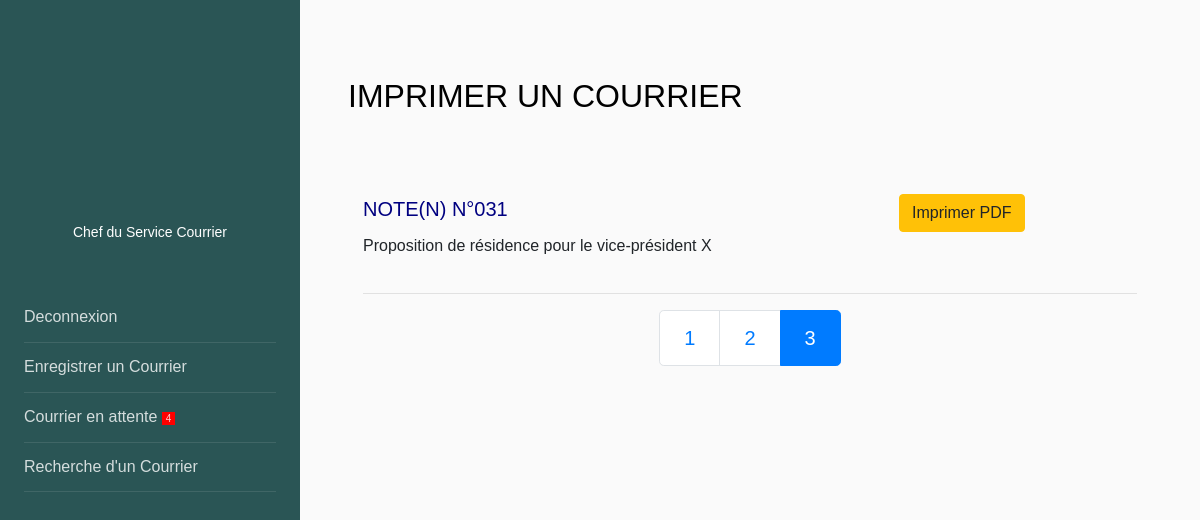
The app's page //?page=3, older data.
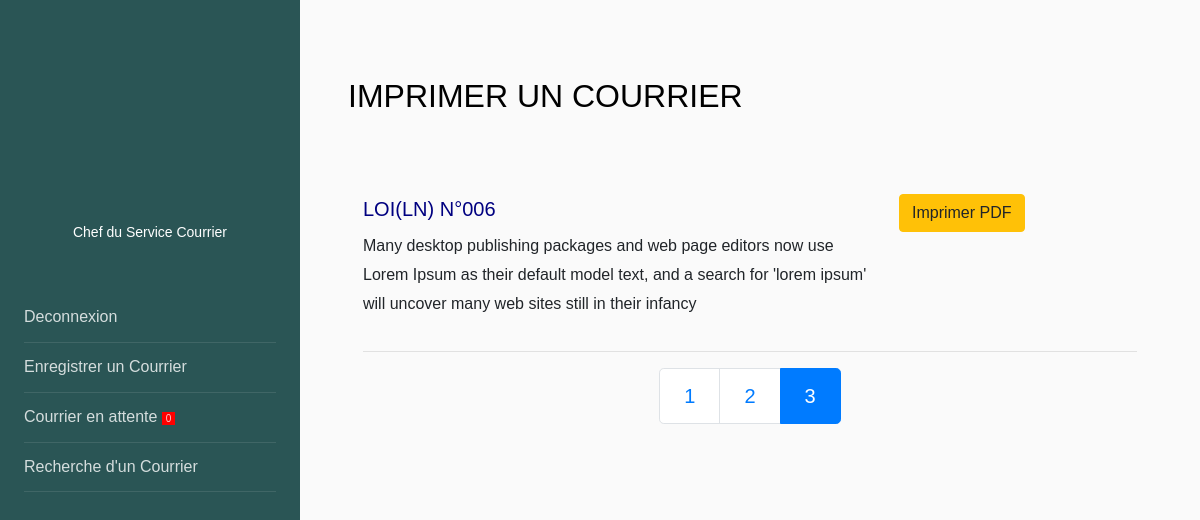
The same page, newer data.
### senat/models.py (models this page shows, shortened)
class Courrier(models.Model):
    transmetteur = models.CharField(max_length=150, choices=EMETTEUR)
    recepteur = models.CharField(max_length=100, choices=RECEPTEUR)
    types = models.CharField(max_length=100, choices=TYPES_COURRIERS)
    structure = models.CharField(max_length=100, choices=STRUCTURE, null=True, blank=True)
    code = models.CharField(max_length=100, null=False, blank=False)
    annee = models.CharField(max_length=100, null=True, blank=True)
    date = models.DateField(blank=True, null=True)
    objet = models.CharField(max_length=10000, null=False, blank=False)
    service_traitement = models.CharField(max_length=150, choices=SERVICE_TRAITEMENT)
    mention = models.CharField(max_length=100, choices=MENTION, null=True, blank=True)
    is_active = models.BooleanField(default=True)
    created_at = models.DateTimeField(auto_now_add=True)
    class Meta:
        db_table = "courrier"

### senat/views.py (the view)
# urls.py: path('/', views.list_courrier, name='list_courrier'),
def list_courrier(request):
    courrier = Courrier.objects.filter(mention="ETUDE ET COMPTE RENDU", is_active=True)
    count_courrier = courrier.count()
    courriers = Courrier.objects.all()
    page = request.GET.get('page')
    num_of_items = 3
    paginator = Paginator(courriers, num_of_items)
    try:
        courriers = paginator.page(page)
    except PageNotAnInteger:
        page = 1
        courriers = paginator.page(page)
    except EmptyPage:
        page = paginator.num_pages
        courriers = paginator.page(page)
    return render(request, 'liste_courrier.html', {'courriers': courriers, 'count_courrier': count_courrier, 'paginator': paginator})

### senat/templates/liste_courrier.html (shortened to what this page needs)
{% load static %}
{% load crispy_forms_tags %}
<!DOCTYPE html>
<html>
<head>
<link rel="stylesheet" href="https://stackpath.bootstrapcdn.com/font-awesome/4.7.0/css/font-awesome.min.css">
<link rel="stylesheet" href="https://stackpath.bootstrapcdn.com/bootstrap/4.3.1/css/bootstrap.min.css">
</head>
<body>
<div class="wrapper d-flex align-items-stretch">
    <nav id="sidebar">
        <div class="p-4 pt-5">
            <a href="#" class="img logo rounded-circle mb-3" style="background-image: url(http://frontendfreecode.com/img/user.jpg);"></a>
            <p class="text-center"> <br> Chef du Service Courrier</p>
            <ul class="list-unstyled components mb-5 mt-5">
                <li>
                    <a href="{% url 'account:index' %}">Deconnexion</a>
                </li>
                <li>
                    <a href="{% url 'senat:chef_service' %}">Enregistrer un Courrier</a>
                </li>
                <li>
                    <a href="{% url 'senat:courrier_attente' %}">Courrier en attente <span style="font-size:10px; border: 1px solid red; padding-left: 3px; padding-right: 3px; border-radius: %; background-color: red">{{ count_courrier }}</span></a>
                </li>
                <li>
                    <a href="{% url 'senat:search_chef' %}">Recherche d'un Courrier </a>
                </li>
            </ul>
        </div>
    </nav>
    <div id="content" class="p-4 p-md-5 ">
        <h2 class="mb-4 mt-4">IMPRIMER UN COURRIER</h2>
    <br><br>
            <div class="container">
                {% for courrier in courriers %}
                <div class="row">
                    <div class="col-md-8">
                        <h5 style="color:Navy;">{{courrier.types}} N°{{courrier.code}}</h5><p style="font-size: 16px">{{courrier.objet}}</p>
                    </div>
                    <div class="col-md-4">
                        <a href="df/{{courrier.pk}}" target="_blank" class="btn btn-warning">Imprimer PDF</a>
                    </div>
                </div>
                <hr>
                {% endfor %}
            </div>
                <nav aria-label="Page navigation conatiner">
                    <ul class="pagination pagination-lg" style="justify-content: center">
                        {% for page in paginator.page_range %}
                            {% if page == courriers.number %}
                                <li class="page-item active" arria-current="page">
                                    <span class="page-link">{{page}}</span>
                                </li>
                            {% else %}
                                <li class="page-item">
                                    <a href="?page={{page}}" class="page-link">{{ page }}</a>
                                </li>
                            {% endif %}
                        {% endfor %}
                    </ul>
                </nav>
                </div>
    </div>
</body>
</html>

### senat/templates/liste_courrier.html (style rules this page uses)
body { font-family: "Poppins", Arial, sans-serif; font-size: 14px; line-height: 1.8; font-weight: normal; background: #fafafa; }
a { -webkit-transition: 0.3s all ease; -o-transition: 0.3s all ease; transition: 0.3s all ease; color: #fff; }
h1, h2, h3, h4, h5, .h1, .h2, .h3, .h4, .h5 { line-height: 1.5; font-weight: 400; font-family: "Poppins", Arial, sans-serif; color: #000; }
.img { background-size: cover; background-repeat: no-repeat; background-position: center center; }
.wrapper { width: 100%; }
#sidebar { min-width: 300px; max-width: 300px; background: #2a5555; color: #fff; -webkit-transition: all 0.3s; -o-transition: all 0.3s; transition: all 0.3s; }
#sidebar .logo { display: block; width: 120px; height: 120px; margin: 0 auto; }
#sidebar ul.components { padding: 0; }
#sidebar ul li { font-size: 16px; }
#sidebar ul li a { padding: 10px 0; display: block; color: rgba(255, 255, 255, 0.8); border-bottom: 1px solid rgba(255, 255, 255, 0.1); }
#content { width: 100%; padding: 0; min-height: 100vh; -webkit-transition: all 0.3s; -o-transition: all 0.3s; transition: all 0.3s; }

Row changes from the older to the newer data that the page shows:
removed Courrier: types "NOTE(N)", code "031", objet "Proposition de résidence pour le vice-président X"
added Courrier: types "LOI(LN)", code "006", objet "Many desktop publishing packages and web page editors now use Lorem Ipsum as their default model text, and a search for 'lorem ipsum' will uncover many web sites still in their infancy"
Text that changed along with them:
{{ count_courrier }}: "4" → "0"
